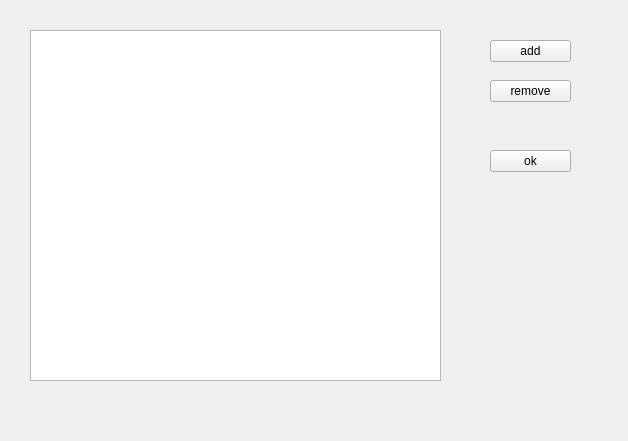
<?xml version="1.0" encoding="UTF-8"?>
<ui version="4.0">
 <class>SettingWindow</class>
 <widget class="QWidget" name="SettingWindow">
  <property name="geometry">
   <rect>
    <x>0</x>
    <y>0</y>
    <width>628</width>
    <height>441</height>
   </rect>
  </property>
  <property name="windowTitle">
   <string>Form</string>
  </property>
  <widget class="QPushButton" name="addButton">
   <property name="geometry">
    <rect>
     <x>490</x>
     <y>40</y>
     <width>81</width>
     <height>22</height>
    </rect>
   </property>
   <property name="text">
    <string>add</string>
   </property>
  </widget>
  <widget class="QPushButton" name="removeButton">
   <property name="geometry">
    <rect>
     <x>490</x>
     <y>80</y>
     <width>81</width>
     <height>22</height>
    </rect>
   </property>
   <property name="text">
    <string>remove</string>
   </property>
  </widget>
  <widget class="QPushButton" name="okButton">
   <property name="geometry">
    <rect>
     <x>490</x>
     <y>150</y>
     <width>81</width>
     <height>22</height>
    </rect>
   </property>
   <property name="text">
    <string>ok</string>
   </property>
  </widget>
  <widget class="QListView" name="listView">
   <property name="geometry">
    <rect>
     <x>30</x>
     <y>30</y>
     <width>411</width>
     <height>351</height>
    </rect>
   </property>
  </widget>
 </widget>
 <resources/>
 <connections/>
</ui>
